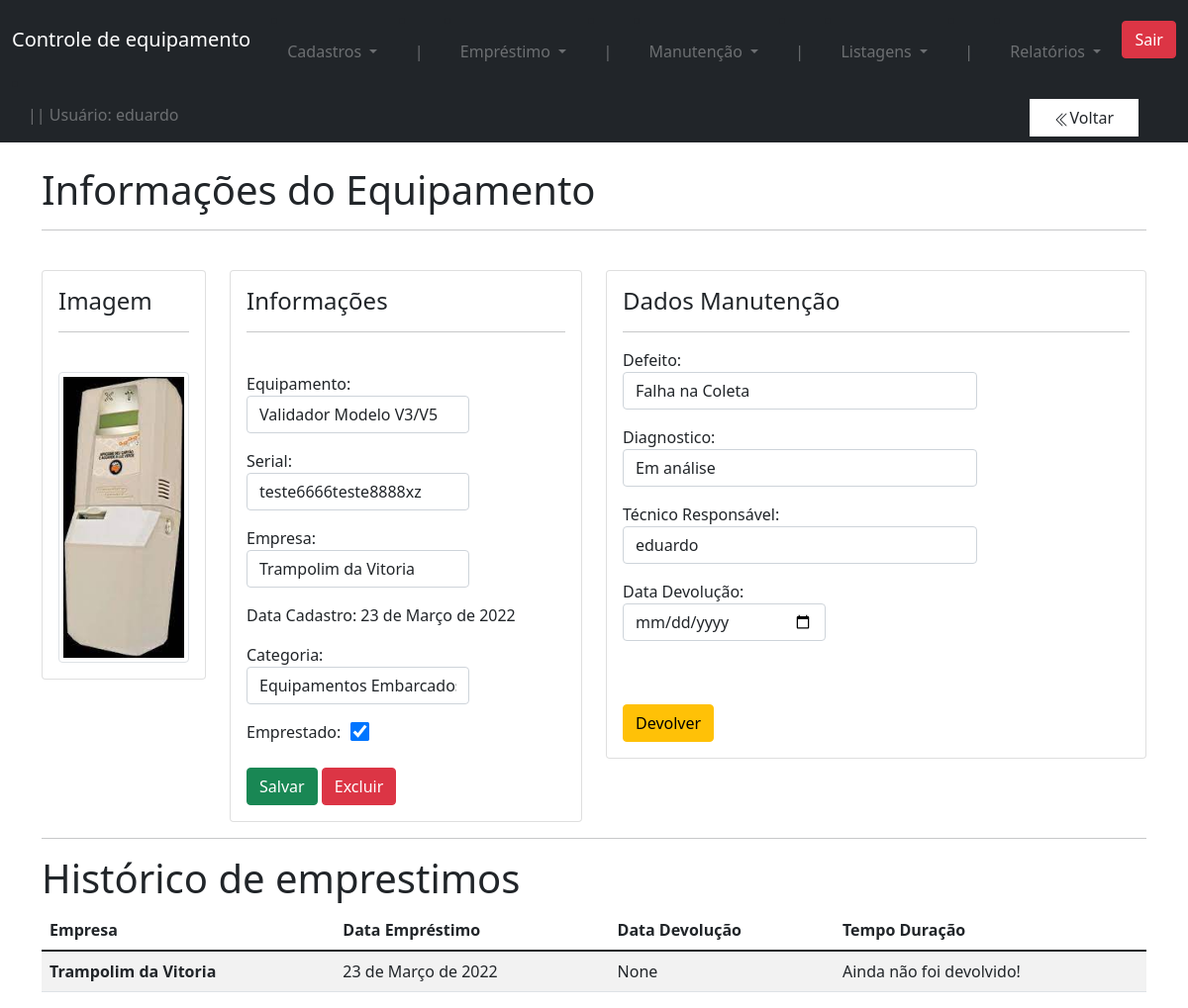
/equipamento/ver_equipamento/2 (signed in), run on the app's committed database.
### users/models.py (models this page shows)
class User(AbstractUser):
    pass

### equipamento/models.py (models this page shows, shortened)
class Equipamentos(models.Model):
    nome = models.CharField(max_length=60)
    imagem = models.ImageField(upload_to='foto_equipamento', null=True, blank=True)
    serial = models.CharField(max_length=30)
    empresa = models.ForeignKey(Empresa, on_delete=models.DO_NOTHING)
    data_cadastro = models.DateField(default= date.today)
    categoria = models.ForeignKey(Categoria, on_delete=models.DO_NOTHING)
    emprestado = models.BooleanField(default=False)
    class Meta:
        verbose_name = 'Equipamento'

class Empresa(models.Model):
    nome = models.CharField(max_length=60)
    responsavel = models.CharField(max_length=60)
    email = models.EmailField(max_length=60, blank=True, null=True)
    def __str__(self) -> str:
        return self.nome

class Emprestimos(models.Model):
    empresa_responsavel = models.ForeignKey(Empresa, on_delete=models.DO_NOTHING)
    empresa_anonima = models.CharField(max_length=30, blank=True, null=True)
    data_emprestimo = models.DateField(blank=True, null=True)
    data_devolucao = models.DateField(blank=True, null=True)
    equipamentos = models.ForeignKey(Equipamentos, on_delete=models.DO_NOTHING)
    defeito = models.TextField()
    diagnostico = models.TextField()
    categoria = models.ForeignKey(Categoria, on_delete=models.DO_NOTHING)
    tecnico_responsavel = models.ForeignKey(settings.AUTH_USER_MODEL, on_delete=models.DO_NOTHING, blank=True, null=True)

### equipamento/views.py (the view)
# urls.py: path('ver_equipamento/<int:id>', views.ver_equipamento, name = 'ver_equipamento'),
@login_required
def ver_equipamento(request, id):
    if request.user:
        equipamento = Equipamentos.objects.get(id = id)
        categoria_equipamento = Categoria.objects.all()
        emprestimos = Emprestimos.objects.filter(equipamentos = equipamento)
        form = CadastroEquipamento()
        return render(request, 'ver_equipamento.html', {'equipamento':equipamento,
                                                            'emprestimos':emprestimos,
                                                            'categoria_equipamento':categoria_equipamento,
                                                            'id_equipamento': id,
                                                            'form':form})
    else:
        return redirect('/equipamento/home/')

### equipamento/forms.py
class CadastroEquipamento(forms.ModelForm):
    class Meta:
        model = Equipamentos
        exclude = ('usuario',)

### equipamento/models.py (called while the page is built)
    def __str__(self) -> str:
        return self.nome

### equipamento/templatetags/filtros.py (called while the page is built)
@register.filter
def mostra_duracao(value1, value2):
    if all((isinstance(value1, date), isinstance(value2, date))):
        texto = (value1 - value2).days
        if texto == 1:
            return f'{texto} Dia.'
        else:
            return f'{texto} Dias.'
    else:
        return "Ainda não foi devolvido!"

### equipamento/templates/ver_equipamento.html (shortened to what this page needs)
{% extends 'base.html' %}
{% load filtros  %}
{% load static  %}
{% block conteudo %}
<div class='container'>
    <br>
    <h1>Informações do Equipamento</h1>
    <hr>
    <br>
    <div class="row">
      <div class="col-sm-2">
        <div class="card">
          <div class="card-body">
            <h4>Imagem</h4>
            <hr>
              <label></label><br>
              <img max-width:"200px" max-height:"150px" width:"auto" height:"auto" class="img-thumbnail rounded-start" src="{{ equipamento.imagem.url }}">
              <br>
          </div>
        </div>
      </div>
        <div class="col-sm-4">
          <div class="card">
            <div class="card-body">
              <h4>Informações</h4>
              <hr>
                <br>
                <form action="{% url 'editar_equipamento' %}" method="POST">
                    <p>
                        <label>Equipamento:</label>
                        <input style="width: 70%;" name="nome" type="text" class="form-control" value="{{equipamento.nome}}">
                    </p>
                    <p>
                        <label>Serial:</label>
                        <input style="width: 70%;" type="text" name="serial" class="form-control" value="{{equipamento.serial}}">
                    </p>
                    <p>
                        <label>Empresa:</label>
                        <input style="width: 70%;" type="text" name="empresa" class="form-control" value="{{equipamento.empresa}}">
                    </p>
                    <p>
                        <label>Data Cadastro:</label>
                        {{equipamento.data_cadastro}}
                    </p>
                    <p>
                        <label>Categoria:</label>
                        <select style="width: 70%;" class="form-control" name="categoria_id">
                            {% for i in categoria_equipamento %}
                                {% if equipamento.categoria.nome == i.nome %}
                                    <option value="{{i.id}}"selected>{{i}}</option>
                                    {% else %}
                                        <option value={{i.id}}>{{i}}</option>
                                {% endif %}
                            {% endfor %}
                        </select>
                    </p>
                    <label>Emprestado:&nbsp;&nbsp;</label>
                    {% if equipamento.emprestado%}
                    <input style="transform: scale(1.5);" checked type="checkbox" name="Emprestado">
                    {% else %}
                        <input style="transform: scale(1.5);" type="checkbox" name="Emprestado">
                    {% endif %}
                    <br>
                    <br>
                    <input type="submit" class="btn btn-success" value="Salvar">
                    <button type="button" class="btn btn-danger" data-bs-toggle="modal" data-bs-target="#myModal2">
                        Excluir
                    </button>
                </form>
            </div>
          </div>
        </div>
        <div class="col-sm-6">
          <div class="card">
                {% for emprestimo in emprestimos %}
                  <div class="card-body">
                    <form action="{% url 'devolver_equipamento' %}" method="POST">{% csrf_token %}
                        <h4>Dados Manutenção</h4>
                        <hr>
                      <p>
                          <label>Defeito:</label>
                          <input style="width: 70%;" type="text" name="defeito" class="form-control" value="{{emprestimo.defeito}}">
                      </p>
                      <p>
                          <label>Diagnostico:</label>
                          <input style="width: 70%;" type="textarea" name="diagnostico" class="form-control" value="{{emprestimo.diagnostico}}">
                      </p>
                      <p>
                          <label>Técnico Responsável:</label>
                          <input style="width: 70%;" type="text" name="tecnico_responsavel" class="form-control" value="{{emprestimo.tecnico_responsavel}}">
                      </p>
                      <p>
                        <label>Data Devolução:</label>
                        <input style="width: 40%;" type="date" name="data_devolucao" class="form-control" value="{{emprestimo.data_devolucao}}">
                      </p>
                {% endfor %}
                  <br>
                  <br>
                  <input type="submit" class="btn btn-warning" value="Devolver">
                  </div>
          </div>
        </div>
      </div>
    <hr>
    <h1>Histórico de emprestimos</h1>
    <table class="table table-striped">
        <thead>
          <tr>
            <th scope="col">Empresa</th>
            <th scope="col">Data Empréstimo</th>
            <th scope="col">Data Devolução</th>
            <th scope="col">Tempo Duração</th>
          </tr>
        </thead>
        <tbody>
            {% for i in emprestimos %}
                <tr>
                    {% if i.empresa_anonima == None %}
                        <th scope="row">{{i.empresa_responsavel}}</th>
                    {% else %}
                        <td>{{i.empresa_anonima}}</td>
                    {% endif %}
                    <td>{{i.data_emprestimo}}</td>
                    <td>{{i.data_devolucao}}</td>
                    <td>{{i.data_devolucao|mostra_duracao:i.data_emprestimo}}</td>
                </tr>
            {% endfor %}
        </tbody>
      </table>
{% endblock conteudo %}

### templates/base.html (shortened to what this page needs)
{% load static %}
{% load crispy_forms_tags %}
<!doctype html>
<html lang="en">
  <head>
      <link href="{% static 'css/bootstrap.min.css' %}" rel="stylesheet">
      <link href="{% static 'css/style.css' %}" rel="stylesheet">
  </head>
  <body>
      <nav class="navbar navbar-dark bg-dark">
        <div class="container-fluid">
          {% if user.is_authenticated %}
          <a class="navbar-brand" href="{% url 'home' %}">Controle de equipamento</a>
            <li class="nav-item dropdown">
              <a class="nav-link dropdown-toggle" href="#" id="navbarDropdown" role="button" data-bs-toggle="dropdown" aria-expanded="false">
                Cadastros
              </a>
            </li>
            <li class="nav-item">
              <a class="nav-link">|</a>
            </li>
            <li class="nav-item dropdown">
              <a class="nav-link dropdown-toggle" href="#" id="navbarDropdown" role="button" data-bs-toggle="dropdown" aria-expanded="false">
                Empréstimo
              </a>
            </li>
            <li class="nav-item">
              <a class="nav-link">|</a>
            </li>
            <li class="nav-item dropdown">
              <a class="nav-link dropdown-toggle" href="#" id="navbarDropdown" role="button" data-bs-toggle="dropdown" aria-expanded="false">
                Manutenção
              </a>
            </li>
            <li class="nav-item">
              <a class="nav-link">|</a>
            </li>
            <li class="nav-item dropdown">
              <a class="nav-link dropdown-toggle" href="#" id="navbarDropdown" role="button" data-bs-toggle="dropdown" aria-expanded="false">
                Listagens
              </a>
            </li>
            <li class="nav-item">
              <a class="nav-link">|</a>
            </li>
            <li class="nav-item dropdown">
              <a class="nav-link dropdown-toggle" href="#" id="navbarDropdown" role="button" data-bs-toggle="dropdown" aria-expanded="false">
                Relatórios
              </a>
            </li>
              <a href="{% url 'account_logout' %}" class='btn btn-danger'>Sair</a>
            <li class="nav-item">
              <a class="nav-link">|| Usuário: {{user}}</a>
            </li>
            {% else %}
            <a class="navbar-brand" href="/">Controle de equipamento</a>
            <li class="nav-item">
                <a class="nav-link" href="{% url 'account_login' %}">Entrar</a>
            </li>
            <div>
          {% endif %}
      </nav>
      <nav class="navbar2 navbar-white bg-white margin-right">
        <div class="container-fluid margin-right">
          <button class="btn" type="button" onclick="history.go(-1)">
            Voltar
          </button>
        </div>
      </nav>
    {% block conteudo %}{% endblock conteudo %}
  </body>
</html>

### equipamento/static/css/style.css (style rules this page uses)
.nav-link, .nav-link:hover, .body { position: right; color: #ffffff57; }
.navbar2 { position:fixed; top: 100px; right: 50px; }

### data on the page
User: username "eduardo"
Equipamentos: imagem (picture), nome "Validador Modelo V3/V5", serial "teste6666teste8888xz", empresa "Trampolim da Vitoria", data_cadastro "23 de Março de 2022"
Emprestimos: defeito "Falha na Coleta", diagnostico "Em análise", tecnico_responsavel "eduardo", empresa_responsavel "Trampolim da Vitoria", data_emprestimo "23 de Março de 2022", data_devolucao "None", data_devolucao|mostra_duracao "Ainda não foi devolvido!"

### other printed values
form field categoria_id "Equipamentos Embarcados"
